Frame 1 (no input): blank canvas, image omitted
Frame 60 (the mouse pressed at the canvas centre just before this capture): blank canvas, image omitted
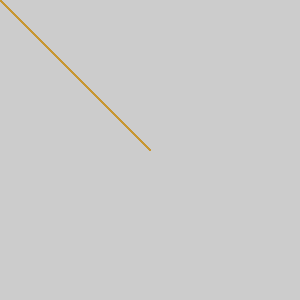
Frame 120 (the mouse held since frame 60 and released just before this capture)

The Processing sketch whose frames 1 and 60 were blank and that drew this single picture after the mouse press (run headless with seeded random() and noise(); from frame 60 on, the mouse is pressed at the canvas centre):

// Processing sketch: processing_182696
// ── processing_182696.pde

void setup() {
size(300,300);
}
 
void draw() {
stroke(200,mouseY,50);
line(0, 0, mouseX, mouseY);
}
